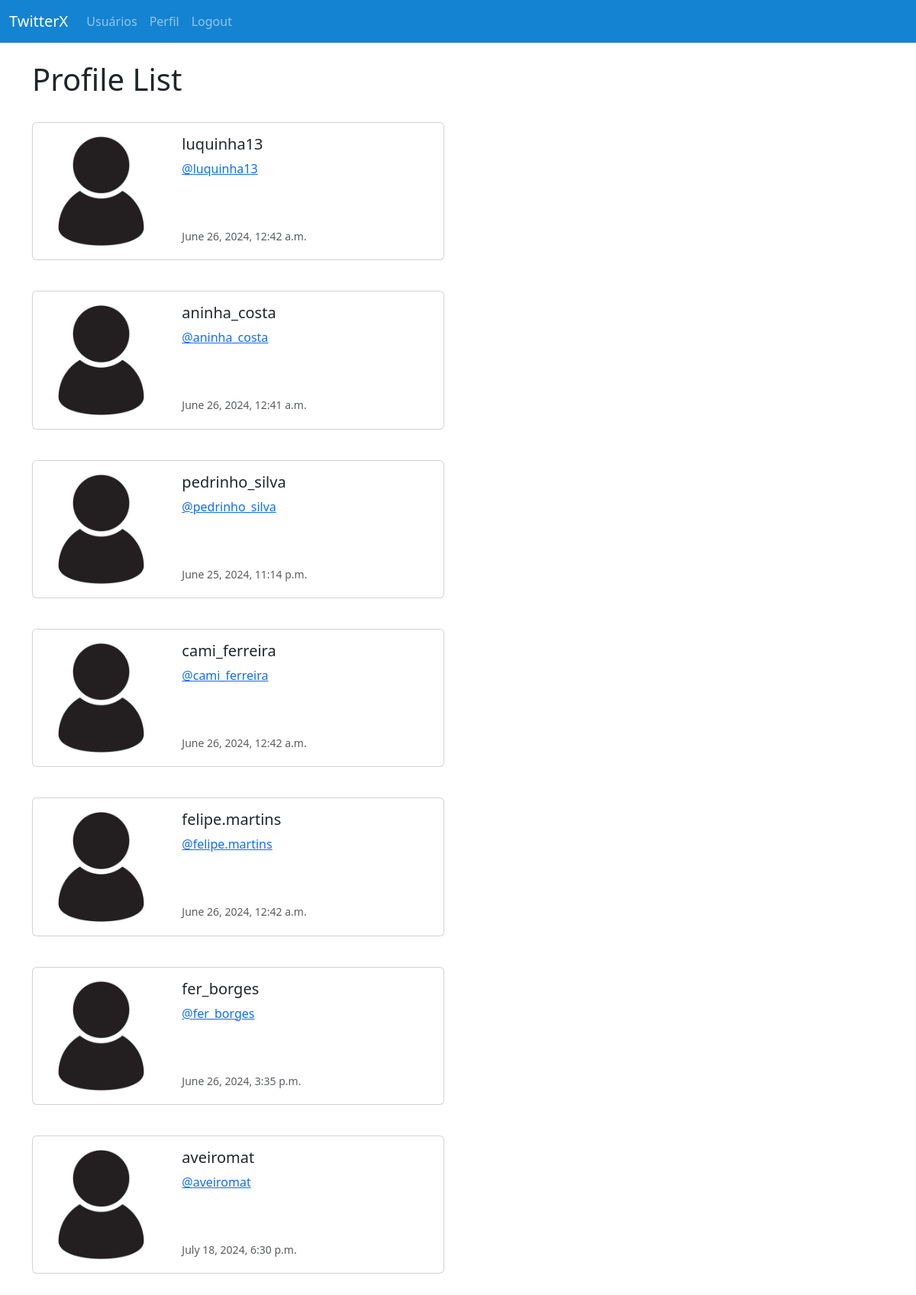
Screenshot of /profile_list/ (signed in) with the database file from the repository.
### musker/models.py (models this page shows, shortened)
class Profile(models.Model):
    user = models.OneToOneField(User, on_delete=models.CASCADE)
    follows = models.ManyToManyField('self',
                                    related_name='followed_by',
                                    symmetrical=False,
                                    blank=True)
    datee_modified = models.DateTimeField(User, auto_now=True)

### musker/views.py (the view)
# urls.py: path('profile_list/', views.profile_list, name='profile_list'),
def profile_list(request):
    if request.user.is_authenticated:
        profiles = Profile.objects.exclude(user = request.user)
        return render(request,'profile_list.html', {"profiles":profiles} )
    else:
        messages.success(request, ("Você deve estar logado para acessar..."))
        return redirect('home')

### musker/templates/profile_list.html
{% extends 'base.html' %}
{% load static %}
{% block content %}
<h1>Profile List</h1>
<br/>
{% if profiles %}
    {% for profile in profiles%}
    <div class="card mb-3" style="max-width: 540px;">
        <div class="row g-0">
          <div class="col-md-4">
            <img src="{% static 'images/profile.jpg' %}" class="img-fluid rounded-start" alt="Profile image">
          </div>
          <div class="col-md-8">
            <div class="card-body">
              <h5 class="card-title">{{profile.user.username}}</h5>
              <p class="card-text"><a href="{% url 'profile' profile.user.id %}">@{{profile.user.username|lower}}</a></p>
              <br/><br/>
              <p class="card-text"><small class="text-body-secondary">{{profile.datee_modified}}</small></p>
            </div>
          </div>
        </div>
      </div>
      <br/>
    {% endfor %}
{% endif %}
{% endblock %}

### rows the page displays
Profile: user.username "luquinha13", datee_modified "June 26, 2024, 12:42 a.m."
Profile: user.username "aninha_costa", datee_modified "June 26, 2024, 12:41 a.m."
Profile: user.username "pedrinho_silva", datee_modified "June 25, 2024, 11:14 p.m."
Profile: user.username "cami_ferreira", datee_modified "June 26, 2024, 12:42 a.m."
Profile: user.username "felipe.martins", datee_modified "June 26, 2024, 12:42 a.m."
Profile: user.username "fer_borges", datee_modified "June 26, 2024, 3:35 p.m."
Profile: user.username "aveiromat", datee_modified "July 18, 2024, 6:30 p.m."
